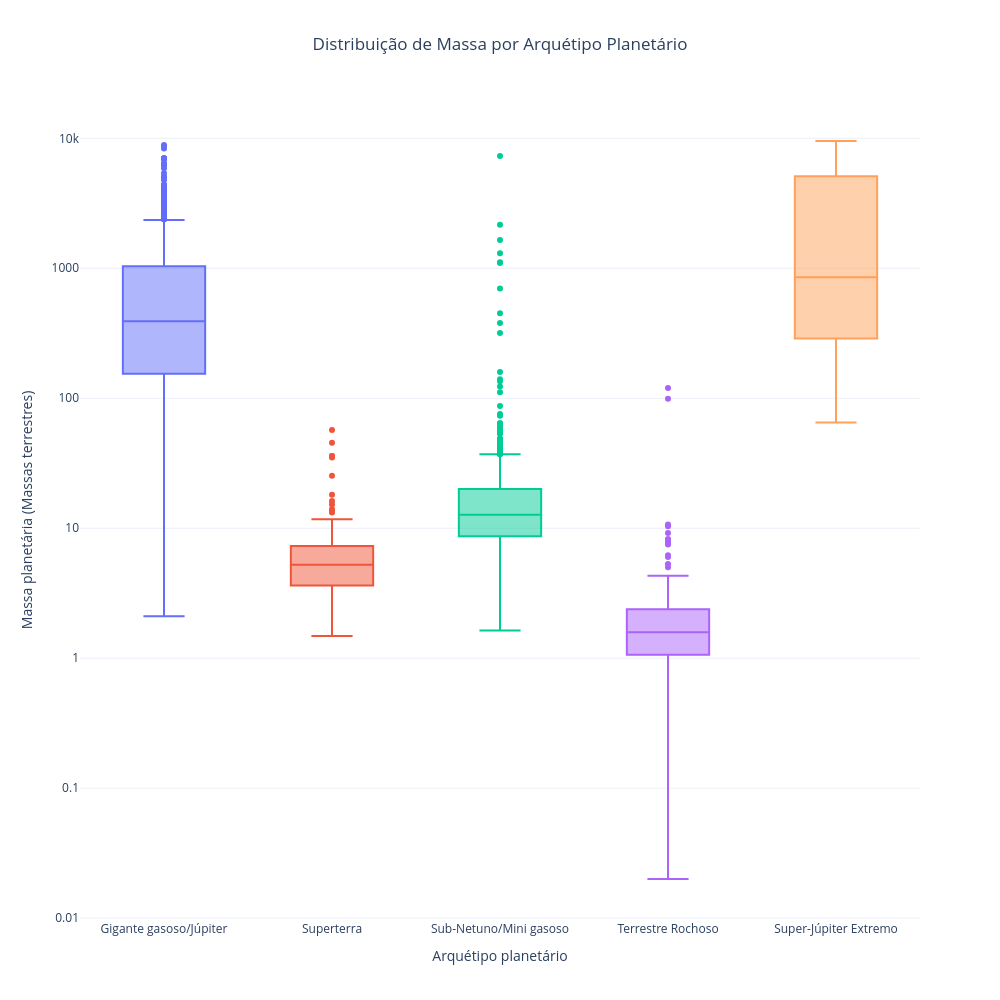

Notebook code for this chart:
### Code cell
df_box = df.dropna(subset=['arquetipo_planetario', 'massa_planetaria', 'nome_planeta'])
df_box = df_box[df_box['massa_planetaria'] > 0]

fig = px.box(
    df_box,
    x='arquetipo_planetario',
    y='massa_planetaria',
    color='arquetipo_planetario',
    hover_name='nome_planeta',
    log_y=True,
    title='Distribuição de Massa por Arquétipo Planetário',
    labels={
        'arquetipo_planetario': 'Arquétipo planetário',
        'massa_planetaria': 'Massa planetária (Massas terrestres)'
    },
    template='plotly_white'
)

fig.update_yaxes(dtick=1)

fig.update_layout(
    width=1000,
    height=1000,
    title_x=0.5,
    showlegend=False
)

fig.show()

### Figure 1 — Plotly figure (JSON) as saved in the notebook; plotly's stock layout.template omitted (floating-point values rounded to 4 significant figures; data arrays with more than 128 entries replaced by an {"elided": "..."} marker saying what was removed)
{"data": [{"alignmentgroup": "True", "hovertemplate": "<b>%{hovertext}</b><br><br>Arquétipo planetário=%{x}<br>Massa planetária (Massas terrestres)=%{y}<extra></extra>", "hovertext": {"elided": "1729 str values"}, "legendgroup": "Gigante gasoso/Júpiter", "marker": {"color": "#636efa"}, "name": "Gigante gasoso/Júpiter", "notched": false, "offsetgroup": "Gigante gasoso/Júpiter", "orientation": "v", "showlegend": true, "type": "box", "x": {"elided": "1729 str values"}, "x0": " ", "xaxis": "x", "y": {"elided": "1729 float values"}, "y0": " ", "yaxis": "y"}, {"alignmentgroup": "True", "hovertemplate": "<b>%{hovertext}</b><br><br>Arquétipo planetário=%{x}<br>Massa planetária (Massas terrestres)=%{y}<extra></extra>", "hovertext": {"elided": "388 str values"}, "legendgroup": "Superterra", "marker": {"color": "#EF553B"}, "name": "Superterra", "notched": false, "offsetgroup": "Superterra", "orientation": "v", "showlegend": true, "type": "box", "x": {"elided": "388 str values"}, "x0": " ", "xaxis": "x", "y": {"elided": "388 float values"}, "y0": " ", "yaxis": "y"}, {"alignmentgroup": "True", "hovertemplate": "<b>%{hovertext}</b><br><br>Arquétipo planetário=%{x}<br>Massa planetária (Massas terrestres)=%{y}<extra></extra>", "hovertext": {"elided": "593 str values"}, "legendgroup": "Sub-Netuno/Mini gasoso", "marker": {"color": "#00cc96"}, "name": "Sub-Netuno/Mini gasoso", "notched": false, "offsetgroup": "Sub-Netuno/Mini gasoso", "orientation": "v", "showlegend": true, "type": "box", "x": {"elided": "593 str values"}, "x0": " ", "xaxis": "x", "y": {"elided": "593 float values"}, "y0": " ", "yaxis": "y"}, {"alignmentgroup": "True", "hovertemplate": "<b>%{hovertext}</b><br><br>Arquétipo planetário=%{x}<br>Massa planetária (Massas terrestres)=%{y}<extra></extra>", "hovertext": ["GJ 887 e", "TOI-1080 b", "TOI-4552 b", "TOI-789 b", "TOI-789 c", "Barnard c", "Barnard d", "Barnard e", "G 192-15 b", "G 261-6 b", "G 268-110 b", "GJ 341 b", "HD 224018 b", "OGLE-2016-BLG-0007L b", "Proxima Cen d", "TOI-1453 b", "TOI-2322 b", "TOI-6324 b", "Barnard b", "Gliese 12 b", "TOI-1450 A b", "TOI-1450 A c", "TOI-1776 b", "TOI-5388.01", "TOI-5720 b", "TOI-6008 b", "TOI-6255 b", "Teegarden's Star d", "Wolf 327 b", "AU Mic d", "K2-415 b", "LP 791-18 d", "Wolf 1069 b", "GJ 1002 b", "GJ 1002 c", "GJ 3929 b", "HD 23472 d", "HD 23472 e", "HD 23472 f", "HD 260655 b", "KOI-4777.01", "Kepler-138 e", "Kepler-1972 b", "Kepler-1972 c", "LTT 1445 A c", "TOI-1238 b", "TOI-1411 b", "TOI-500 b", "GJ 367 b", "GJ 393 b", "KMT-2020-BLG-0414L b", "KOI-3503 b", "KOI-3503 c", "Kepler-1876 b", "LHS 1478 b", "TOI-178 b", "GJ 1061 b", "GJ 1061 c", "GJ 1061 d", "GJ 1252 b", "Kepler-595 c", "LHS 1815 b", "HD 20781 b", "HD 21749 c", "K2-32 e", "L 98-59 b", "Teegarden's Star b", "Teegarden's Star c", "HD 215152 b", "HD 215152 c", "K2-157 b", "K2-223 b", "K2-266 c", "KOI-1831 d", "GJ 273 c", "GJ 3138 b", "GJ 9827 c", "K2-136 b", "OGLE-2016-BLG-1195L b", "PSR B0329+54 b", "Ross 128 b", "TRAPPIST-1 e", "TRAPPIST-1 f", "TRAPPIST-1 g", "TRAPPIST-1 h", "YZ Cet b", "YZ Cet c", "YZ Cet d", "tau Cet g", "tau Cet h", "K2-19 d", "Proxima Cen b", "TRAPPIST-1 b", "TRAPPIST-1 c", "TRAPPIST-1 d", "GJ 1132 b", "Wolf 1061 b", "Kepler-102 b", "Kepler-102 c", "Kepler-102 d", "Kepler-102 f", "Kepler-106 b", "Kepler-106 d", "Kepler-107 d", "Kepler-131 c", "Kepler-138 b", "Kepler-406 c", "Kepler-407 b", "Kepler-408 b", "Kepler-409 b", "Kepler-415 b", "OGLE-2013-BLG-0341L B b", "KOI-1843.03", "Kepler-37 b", "Kepler-37 c", "Kepler-62 c", "Kepler-68 c", "Kepler-78 b", "KOI-55 b", "KOI-55 c", "Kepler-20 e", "Kepler-20 f", "PSR B1257+12 b"], "legendgroup": "Terrestre Rochoso", "marker": {"color": "#ab63fa"}, "name": "Terrestre Rochoso", "notched": false, "offsetgroup": "Terrestre Rochoso", "orientation": "v", "showlegend": true, "type": "box", "x": ["Terrestre Rochoso", "Terrestre Rochoso", "Terrestre Rochoso", "Terrestre Rochoso", "Terrestre Rochoso", "Terrestre Rochoso", "Terrestre Rochoso", "Terrestre Rochoso", "Terrestre Rochoso", "Terrestre Rochoso", "Terrestre Rochoso", "Terrestre Rochoso", "Terrestre Rochoso", "Terrestre Rochoso", "Terrestre Rochoso", "Terrestre Rochoso", "Terrestre Rochoso", "Terrestre Rochoso", "Terrestre Rochoso", "Terrestre Rochoso", "Terrestre Rochoso", "Terrestre Rochoso", "Terrestre Rochoso", "Terrestre Rochoso", "Terrestre Rochoso", "Terrestre Rochoso", "Terrestre Rochoso", "Terrestre Rochoso", "Terrestre Rochoso", "Terrestre Rochoso", "Terrestre Rochoso", "Terrestre Rochoso", "Terrestre Rochoso", "Terrestre Rochoso", "Terrestre Rochoso", "Terrestre Rochoso", "Terrestre Rochoso", "Terrestre Rochoso", "Terrestre Rochoso", "Terrestre Rochoso", "Terrestre Rochoso", "Terrestre Rochoso", "Terrestre Rochoso", "Terrestre Rochoso", "Terrestre Rochoso", "Terrestre Rochoso", "Terrestre Rochoso", "Terrestre Rochoso", "Terrestre Rochoso", "Terrestre Rochoso", "Terrestre Rochoso", "Terrestre Rochoso", "Terrestre Rochoso", "Terrestre Rochoso", "Terrestre Rochoso", "Terrestre Rochoso", "Terrestre Rochoso", "Terrestre Rochoso", "Terrestre Rochoso", "Terrestre Rochoso", "Terrestre Rochoso", "Terrestre Rochoso", "Terrestre Rochoso", "Terrestre Rochoso", "Terrestre Rochoso", "Terrestre Rochoso", "Terrestre Rochoso", "Terrestre Rochoso", "Terrestre Rochoso", "Terrestre Rochoso", "Terrestre Rochoso", "Terrestre Rochoso", "Terrestre Rochoso", "Terrestre Rochoso", "Terrestre Rochoso", "Terrestre Rochoso", "Terrestre Rochoso", "Terrestre Rochoso", "Terrestre Rochoso", "Terrestre Rochoso", "Terrestre Rochoso", "Terrestre Rochoso", "Terrestre Rochoso", "Terrestre Rochoso", "Terrestre Rochoso", "Terrestre Rochoso", "Terrestre Rochoso", "Terrestre Rochoso", "Terrestre Rochoso", "Terrestre Rochoso", "Terrestre Rochoso", "Terrestre Rochoso", "Terrestre Rochoso", "Terrestre Rochoso", "Terrestre Rochoso", "Terrestre Rochoso", "Terrestre Rochoso", "Terrestre Rochoso", "Terrestre Rochoso", "Terrestre Rochoso", "Terrestre Rochoso", "Terrestre Rochoso", "Terrestre Rochoso", "Terrestre Rochoso", "Terrestre Rochoso", "Terrestre Rochoso", "Terrestre Rochoso", "Terrestre Rochoso", "Terrestre Rochoso", "Terrestre Rochoso", "Terrestre Rochoso", "Terrestre Rochoso", "Terrestre Rochoso", "Terrestre Rochoso", "Terrestre Rochoso", "Terrestre Rochoso", "Terrestre Rochoso", "Terrestre Rochoso", "Terrestre Rochoso", "Terrestre Rochoso", "Terrestre Rochoso", "Terrestre Rochoso", "Terrestre Rochoso"], "x0": " ", "xaxis": "x", "y": [1.46, 10.7, 1.83, 3.7, 3.0, 0.335, 0.263, 0.193, 1.03, 1.37, 1.52, 4.0, 4.1, 1.32, 0.26, 2.32, 2.31, 1.17, 0.299, 0.95, 1.258, 1.527, 1.4, 2.2, 4.3, 4.0, 1.44, 0.82, 2.53, 1.053, 7.5, 0.91, 1.26, 1.08, 1.36, 1.75, 0.55, 0.72, 0.77, 2.14, 99.2, 0.43, 2.02, 2.11, 1.54, 3.76, 2.0, 1.42, 0.503, 1.71, 1.87, 9.2, 10.36, 2.4, 2.27, 0.96, 1.11, 1.81, 1.67, 1.32, 3.3, 1.58, 1.93, 3.7, 2.1, 0.46, 1.16, 1.05, 1.819, 1.72, 1.14, 2.8, 0.2901, 2.23, 1.18, 1.78, 1.86, 4.3, 1.43, 1.97, 1.4, 0.692, 1.039, 1.321, 0.326, 0.7, 1.14, 1.09, 1.75, 1.83, 6.2, 1.055, 1.374, 1.308, 0.388, 1.837, 1.91, 1.1, 1.7, 3.0, 4.3, 5.3, 8.1, 7.7, 8.25, 0.07, 2.71, 1.93, 5.0, 6.0, 119.9, 1.66, 8.0, 0.79, 1.3, 4.0, 1.3, 1.68, 0.44, 0.655, 0.76, 1.4, 0.02], "y0": " ", "yaxis": "y"}, {"alignmentgroup": "True", "hovertemplate": "<b>%{hovertext}</b><br><br>Arquétipo planetário=%{x}<br>Massa planetária (Massas terrestres)=%{y}<extra></extra>", "hovertext": {"elided": "351 str values"}, "legendgroup": "Super-Júpiter Extremo", "marker": {"color": "#FFA15A"}, "name": "Super-Júpiter Extremo", "notched": false, "offsetgroup": "Super-Júpiter Extremo", "orientation": "v", "showlegend": true, "type": "box", "x": {"elided": "351 str values"}, "x0": " ", "xaxis": "x", "y": {"elided": "351 float values"}, "y0": " ", "yaxis": "y"}], "layout": {"boxmode": "overlay", "height": 1000, "legend": {"title": {"text": "Arquétipo planetário"}, "tracegroupgap": 0}, "showlegend": false, "title": {"text": "Distribuição de Massa por Arquétipo Planetário", "x": 0.5}, "width": 1000, "xaxis": {"anchor": "y", "categoryarray": ["Gigante gasoso/Júpiter", "Superterra", "Sub-Netuno/Mini gasoso", "Terrestre Rochoso", "Super-Júpiter Extremo"], "categoryorder": "array", "domain": [0, 1], "title": {"text": "Arquétipo planetário"}}, "yaxis": {"anchor": "x", "domain": [0, 1], "dtick": 1, "title": {"text": "Massa planetária (Massas terrestres)"}, "type": "log"}}}
